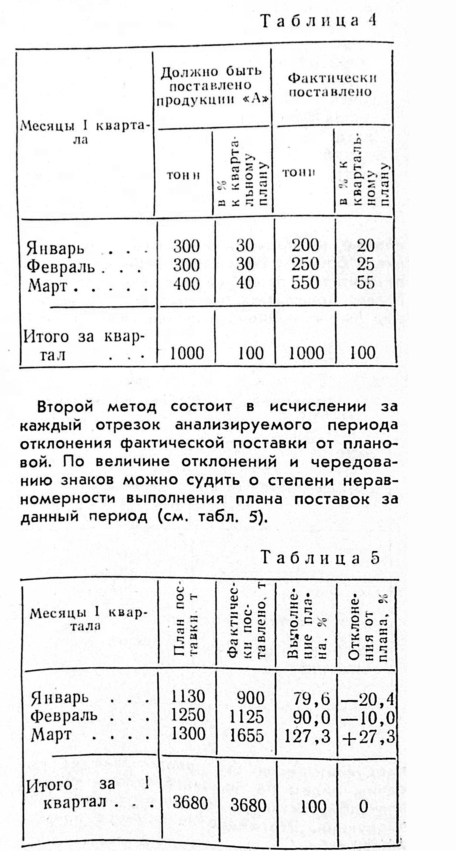
#> input picture ocr_utils/page_layout/tables/example_table_clean.jpg, 911 x 1702 px (shown at 1/2 size)
$ python -i glyphs.py   (imports and definitions only)
#> lines starting #> are read from the running program, lines starting #| are printed output that depends on the picture; after the words box and inside, x2 and y2 are one past the last pixel; in counts of white or black regions, pixels touching at a corner belong together
### ocr_utils/page_layout/orientation/detectors/ink_axis.py
"""Свой детектор: ось текста по сгущению глифов, знак — по выносным элементам.

ОСЬ. Компоненты связности размера глифа смыкаются по горизонтали и по вертикали (RLSA),
и сравнивается, вдоль какой оси получилось больше вытянутых «строк». Ключ здесь — отбор
компонент ПО РАЗМЕРУ до смыкания: полосы с боковой иллюстрацией сплошь состоят из длинных
штрихов чертежа, и без отбора смыкание цеплялось бы за них, а не за подпись. На разведке
по четырём известным боковым и четырём обычным полосам мера дала 1.000 в нужную сторону
на всех восьми.

ЗНАК. Ось не отличает 0 от 180 и 90 от 270 — для этого берётся модель выносных элементов
(Leptonica ``pixOrientDetect``, DFKI Joost et al.): у строки текста краска распределена
поперёк неравномерно, потому что верхние и нижние выносные встречаются с разной частотой.
Сама Leptonica сюда не годится (нужен 1 bpp, обучена на латинице, питоновских биндингов
нет), поэтому признак считается свой и калибруется по кириллице — см. UPRIGHT_ASYMMETRY.

Знак — слабое место: он меряет тонкую асимметрию там, где ось меряет грубую геометрию.
Поэтому при слабой асимметрии детектор честно поднимает ``axis_only`` и отдаёт решение
о стороне другим, а не выдаёт монетку за ответ.
"""

from __future__ import annotations

import cv2
import numpy as np

from ocr_utils.page_layout.orientation.detectors.base import Detector, Frame, Verdict, unknown

# Все размеры ниже — в пикселях копии 150 dpi (``Frame.gray150``), и рядом дан физический
# размер: детектор должен одинаково работать и на 600 dpi скане журнала, и на 300 dpi скане
# чего-то ещё, а привязка к долям кадра сломалась бы на первой же полосе другого формата.

# Размер глифа. 5 px при 150 dpi это 0.85 мм — примерно точка над «й» и запятая; 42 px это
# 7 мм, заметно больше кегля заголовка, но меньше высоты рамки таблицы.
GLYPH_MIN_PX = 5
GLYPH_MAX_PX = 42

# Компонента шире трёх максимальных высот глифа — это уже штрих чертежа или линейка, а не
# буква и не слипшееся слово.
GLYPH_MAX_WIDTH_PX = GLYPH_MAX_PX * 3

# Заполнение габаритного прямоугольника краской. Буква заполняет его хотя бы на 12%,
# длинная тонкая диагональ чертежа — заметно меньше.
GLYPH_MIN_FILL = 0.12

# Зазор смыкания RLSA: 8 px при 150 dpi это 1.35 мм — межсловный пробел кегля 10 пунктов.
# Больше — и смыкаются соседние колонки, меньше — и слова не собираются в строку.
RLSA_GAP_PX = 8

# Что считается «строкой» после смыкания: вытянута хотя бы вшестеро, толщиной не больше
# полутора кеглей заголовка и длиной хотя бы 60 px (1 см) — короче не бывает даже подпись.
LINE_ASPECT = 6.0
LINE_MAX_THICKNESS_PX = 45
LINE_MIN_LENGTH_PX = 60

# Меньше этой доли площади полосы, занятой «строками», — мерить нечего (фотография во всю
# полосу, пустая страница, чертёж вовсе без подписи). Замер: у обычной текстовой полосы
# пака-1 доля 0.17-0.19, у полосы с одной подписью вдоль края — сотые доли, поэтому порог
# стоит низко: он отсекает пустоту, а не малый текст.
MIN_LINE_INK_FRAC = 0.002

# Ниже этого перевеса одной оси над другой полоса считается неразличимой.
AXIS_MARGIN_THR = 0.25

# --- Знак поворота ---------------------------------------------------------
# Асимметрия краски поперёк строки: центр масс минус геометрический центр, в долях высоты
# строки, ось y вниз. Знак ЗАМЕРЕН на 400 случайных полосах пака-1 (395 из них с текстом,
# медиана 137 строк на полосу): у прямого текста медиана −0.0451, отрицательна на 99.7%
# полос; те же полосы, перевёрнутые на 180, дают +0.0447 и положительны на 99.7%.
#
# Знак именно такой, потому что в кириллице почти нет верхних выносных (одна «б»), зато
# нижних много — р, у, ф, д, ц, щ. Габарит строки тянется вниз, а масса краски остаётся
# в строчной высоте, то есть ВЫШЕ геометрического центра. Для латиницы, на которой обучена
# Leptonica, соотношение обратное — поэтому константа своя, а не взятая оттуда.
UPRIGHT_ASYMMETRY = -1.0

# Асимметрия слабее этой — считаем, что знак не определён. При 0.010 в замере выше решали
# 96.7% полос, и ни одна из них не решала неверно; при 0.030 решали бы 76.2% — запас, за
# который нечем платить.
ASYMMETRY_THR = 0.010

# Меньше этого числа строк — асимметрия считается по шуму, знак не определён.
MIN_LINES_FOR_SIGN = 4

# Число строк, начиная с которого асимметрии верим в полную силу. Обычная текстовая полоса
# пака-1 даёт 85-167 строк и асимметрию 0.036-0.075; полоса с боковой иллюстрацией — 10-30
# строк и 0.004-0.033, причём знак у неё врал на одной известной полосе из четырёх. То есть
# величина асимметрии сама по себе не говорит, можно ли ей верить, а число строк говорит,
# поэтому уверенность гасится именно по нему.
SIGN_FULL_LINES = 60


def glyph_mask(gray: np.ndarray) -> np.ndarray:
    """Маска компонент размера глифа: краска, отсеянная от штрихов чертежа и рамок."""
    _, ink = cv2.threshold(gray, 0, 255, cv2.THRESH_BINARY_INV | cv2.THRESH_OTSU)
    count, labels, stats, _ = cv2.connectedComponentsWithStats(ink, 8)
    if count <= 1:
        return np.zeros_like(ink)
    width = stats[:, cv2.CC_STAT_WIDTH]
    height = stats[:, cv2.CC_STAT_HEIGHT]
    area = stats[:, cv2.CC_STAT_AREA]
    keep = (
        (height >= GLYPH_MIN_PX)
        & (height <= GLYPH_MAX_PX)
        & (width >= 2)
        & (width <= GLYPH_MAX_WIDTH_PX)
        & (area >= GLYPH_MIN_FILL * width * height)
    )
    keep[0] = False  # нулевая метка — фон
    return np.where(keep[labels], np.uint8(255), np.uint8(0))


# [44 lines left out: functions _smear, line_boxes, ink_asymmetry, not called in this run]


def axis_confidence_of(axis_score: float) -> float:
    return min(1.0, abs(axis_score))


# [40 lines left out: function detect, not called in this run]


ALGORITHM = Detector(
    name="ink_axis",
    summary="своя мера: ось по смыканию глифов (RLSA), сторона по выносным элементам",
    stage="cpu",
    run=detect,
)

### ocr_utils/page_layout/orientation/detectors/base.py
"""Общий контракт детекторов ориентации.

Детекторы взаимозаменяемы: каждый получает подготовленный кадр (или пачку картинок, если
живёт на GPU) и отдаёт :class:`Verdict` в одной и той же шкале. Всё, что знает отчёт, —
это имя детектора и вердикт; как именно детектор считает, отчёту неизвестно.
"""

from __future__ import annotations

from dataclasses import dataclass, field
from pathlib import Path
from typing import Callable, Protocol, Sequence

import numpy as np

# Обозначения углов — из общего модуля: их делят с базой, CVAT и очисткой, и второй
# источник истины по соседству рано или поздно разошёлся бы с первым.
from ocr_utils.scan_markup.rotation import ROTATION_NAMES, ROTATIONS, rotate_cw  # noqa: E402,F401


@dataclass(frozen=True)
class Verdict:
    """Мнение одного детектора об одной полосе.

    ``rotate_cw`` — на сколько повернуть ПО ЧАСОВОЙ, чтобы стало прямо.
    ``confidence`` — приведённая к 0..1 уверенность; у разных детекторов она получается из
    разных величин (уверенность OSD, softmax сети, отрыв от второго места), и сравнивать её
    между детекторами напрямую нельзя — только внутри одного, для порога.
    ``axis_only`` — детектор различает лишь ОСЬ текста (книжная против боковой), а знак
    поворота выдумывать не берётся. Тогда ``rotate_cw`` равен 0 или 90, и 90 читается как
    «повёрнута, сторона неизвестна».
    """

    rotate_cw: int
    confidence: float
    axis_only: bool = False
    metrics: dict[str, float] = field(default_factory=dict)
    note: str = ""

    def __post_init__(self) -> None:
        if self.rotate_cw not in ROTATIONS:
            raise ValueError(f"rotate_cw={self.rotate_cw}, а бывает только {ROTATIONS}")

    @property
    def rotated(self) -> bool:
        return self.rotate_cw != 0


# [7 lines left out: function unknown, not called in this run]


@dataclass
class Frame:
    """Подготовленная полоса: один раз разжата, дальше её делят все CPU-детекторы.

    Два масштаба нужны обоим tesseract-детекторам: на разведке 300 dpi и 150 dpi ловили
    РАЗНЫЕ полосы из четырёх известных, и объединение масштабов дало все четыре.
    """

    rel_path: str
    path: Path
    width: int  # размеры исходника, не рабочей копии
    height: int
    dpi: int
    gray150: np.ndarray
    gray300: np.ndarray

    # Какие повороты вообще рассматривать. Сужать этот набор — самый дешёвый способ поднять
    # точность: неверный ответ, которого нет в наборе, не может быть дан в принципе. Для
    # пака-1 хватает (0, 90) — все 42 размеченные боковые полосы требуют поворота по часовой,
    # что и понятно: широкие рисунки в советских изданиях ставили одинаково. Заодно вдвое
    # дешевле обходится арбитр: два прогона распознавания вместо четырёх.
    allowed: tuple[int, ...] = ROTATIONS


class BatchDetector(Protocol):
    """GPU-детектор: модель грузится лениво, вход — пачка картинок."""

    def __call__(self, images: Sequence["object"]) -> list[Verdict]: ...


def _always() -> bool:
    return True


@dataclass(frozen=True)
class Detector:
    """Запись в реестре детекторов.

    ``stage`` разводит два способа исполнения, и это не украшательство: CPU-детекторы едут
    в пул процессов, а GPU-детекторы обязаны остаться в родителе — видеопамять одна на всех
    (см. CLAUDE.md и ``scan_markup/detection/run.py``).

    ``arbiter`` — детектор слишком дорог для всего пака и запускается только по кандидатам,
    которых отметили быстрые.
    """

    name: str
    summary: str
    stage: str  # "cpu" | "gpu"
    run: Callable[[Frame], Verdict] | None = None
    make_batch: Callable[[], BatchDetector] | None = None
    arbiter: bool = False
    available: Callable[[], bool] = _always

    def __post_init__(self) -> None:
        if self.stage not in ("cpu", "gpu"):
            raise ValueError(f"stage={self.stage!r}, а бывает 'cpu' или 'gpu'")
        if self.stage == "cpu" and self.run is None:
            raise ValueError(f"{self.name}: CPU-детектору нужен run")
        if self.stage == "gpu" and self.make_batch is None:
            raise ValueError(f"{self.name}: GPU-детектору нужен make_batch")

### ocr_utils/scan_cropping/v2/glyphs.py
"""Своя печать кадра по глифам: сгустки глифов цепочкой (строки) с зазором — защита от закраса и затравки сегментации."""

from __future__ import annotations

import cv2
import numpy as np

from ocr_utils.page_layout.orientation.detectors.ink_axis import LINE_MAX_THICKNESS_PX, RLSA_GAP_PX, glyph_mask

# Зазор вокруг своей печати, px рабочего масштаба ``finger_protect`` (½ входа). Калибровка — превью газет ЭГ
# (~5 px/мм на рабочем масштабе): 10 px ≈ 2 мм бумаги (``research/newspaper_crop``).
GUARD_PX = 10
# Окно и сдвиг адаптивного порога краски на рабочем масштабе (~три строки текста), уровни серого.
INK_BLOCK, INK_OFFSET = 31, 18
# Смыкание своей печати в сплошные колонки перед раздутием, px рабочего масштаба: край зазора идёт гладко по краю
# колонки, а не по каждой букве.
CLOSE_PX = 41
# Наименьшее число глифов в сгустке, который считается печатью: слово из трёх букв — уже печать.
FINGER_MIN_GLYPHS = 3
# Масштаб, на котором считается защита для кадров подшивок: ``finger_protect`` калиброван на превью ЭГ (~190 dpi,
# внутри ещё ½), кадры МТО 1990 ~350 dpi — уменьшаем вдвое, чтобы глифы были того же размера в px.
GLYPH_SCALE = 0.5
# Зазор маски «своей печати» (вход сегментации фона и бумаги), px масштаба ``finger_protect`` (¼ кадра).
CONTENT_GUARD_PX = 3
# Доля кадра, в которой хранится маска своей печати (как кэш стенда ``research/bound_volumes``: ¼ кадра).
CONTENT_SCALE = 0.25


def guard_mask(own: np.ndarray, guard_px: int = GUARD_PX, close_px: int = CLOSE_PX) -> np.ndarray:
    """Зазор: своя печать, сомкнутая в колонки и раздутая на ``guard_px``.

    Args:
        own: Маска своей печати (bool или 0/1).
        guard_px: Ширина зазора, px рабочего масштаба.
        close_px: Окно смыкания (прямоугольник), px; 0 — без смыкания.

    Returns:
        Булева маска зазора.
    """
    m = own.astype(np.uint8)
    if close_px > 0:
        # Смыкание прямоугольником склеивает буквы и строки колонки в один сгусток.
        m = cv2.morphologyEx(m, cv2.MORPH_CLOSE, cv2.getStructuringElement(cv2.MORPH_RECT, (close_px, close_px)))
    # Раздутие эллипсом на ширину зазора.
    k = cv2.getStructuringElement(cv2.MORPH_ELLIPSE, (2 * guard_px + 1, 2 * guard_px + 1))
    return cv2.dilate(m, k) > 0


def finger_protect(rgb: np.ndarray, guard_px: int = GUARD_PX) -> np.ndarray:
    """Защита печати от закраса пальцев: глифы, стоящие цепочкой, по всему кадру с зазором, в размере кадра.

    Берутся компоненты размера глифа (``ink_axis.glyph_mask`` по адаптивной краске), смыкаются вдоль и поперёк,
    и охраняются тонкие сгустки не меньше :data:`FINGER_MIN_GLYPHS` глифов — одиночные тёмные пятна в тени пальца,
    мрамор торца крышки и доски пола (толстые неровные сгустки) не охраняются.

    Args:
        rgb: Кадр RGB (рабочий масштаб считается как ½ этого кадра).
        guard_px: Зазор у печати, px рабочего масштаба.

    Returns:
        Маска uint8 0/255 размера кадра.
    """
    h, w = rgb.shape[:2]
    shape = (h // 2, w // 2)
    # Адаптивная краска на рабочем масштабе: фон кадра неоднороден, глобальный порог не годится.
    gray = cv2.cvtColor(cv2.resize(rgb, (shape[1], shape[0]), interpolation=cv2.INTER_AREA), cv2.COLOR_RGB2GRAY)
    ink = cv2.adaptiveThreshold(gray, 255, cv2.ADAPTIVE_THRESH_MEAN_C, cv2.THRESH_BINARY_INV, INK_BLOCK, INK_OFFSET)
    # glyph_mask сам бинаризует Оцу по серому: подаём ему уже чистую краску (инвертированную в «чёрное на белом»).
    glyphs = glyph_mask(255 - ink)
    # Центры глифов: по ним считается, сколько глифов в каждом сгустке.
    _, _, _, centres = cv2.connectedComponentsWithStats(glyphs, connectivity=8)
    cx = np.clip(np.round(centres[1:, 0]).astype(int), 0, shape[1] - 1)
    cy = np.clip(np.round(centres[1:, 1]).astype(int), 0, shape[0] - 1)
    lines = np.zeros(shape, bool)
    # Строки каждой ориентации набора отдельно: смыкание вдоль оси, сгусток — строка, если в нём не меньше
    # FINGER_MIN_GLYPHS глифов и он тонкий по повёрнутому прямоугольнику (наклон строки не мешает).
    for kernel in (np.ones((1, RLSA_GAP_PX), np.uint8), np.ones((RLSA_GAP_PX, 1), np.uint8)):
        smeared = cv2.morphologyEx(glyphs, cv2.MORPH_CLOSE, kernel)
        count, labels = cv2.connectedComponents(smeared, connectivity=8)
        per_cluster = np.bincount(labels[cy, cx], minlength=count)
        # Пиксели сгустков, сгруппированные по метке (одна сортировка вместо маски на каждый сгусток).
        flat = labels.ravel()
        order = np.argsort(flat, kind="stable")
        bounds = np.r_[0, np.cumsum(np.bincount(flat, minlength=count))]
        keep = np.zeros(count, bool)
        for i in np.nonzero(per_cluster >= FINGER_MIN_GLYPHS)[0]:
            if i == 0:
                continue
            pix = order[bounds[i] : bounds[i + 1]]
            pts = np.c_[pix % shape[1], pix // shape[1]].astype(np.float32)
            (_, _), (rw, rh), _ = cv2.minAreaRect(pts)
            keep[i] = min(rw, rh) <= LINE_MAX_THICKNESS_PX
        lines |= keep[labels]
    own = (glyphs > 0) & lines
    guard = guard_mask(own, guard_px).astype(np.uint8) * 255
    return cv2.resize(guard, (w, h), interpolation=cv2.INTER_NEAREST)


# [37 lines left out: functions glyph_protect, content_mask, not called in this run]

>>> import cv2
>>> picture = cv2.cvtColor(cv2.imread('../../page_layout/tables/example_table_clean.jpg'), cv2.COLOR_BGR2RGB)
#> picture is the input picture: shape (1702, 911, 3); min 0, max 255, mean 234
>>> result = finger_protect(picture)
#> in finger_protect, `ink = cv2.adaptiveThreshold(gray, 255, cv2.ADAPTIVE_THRESH_MEAN_C, cv2..`:
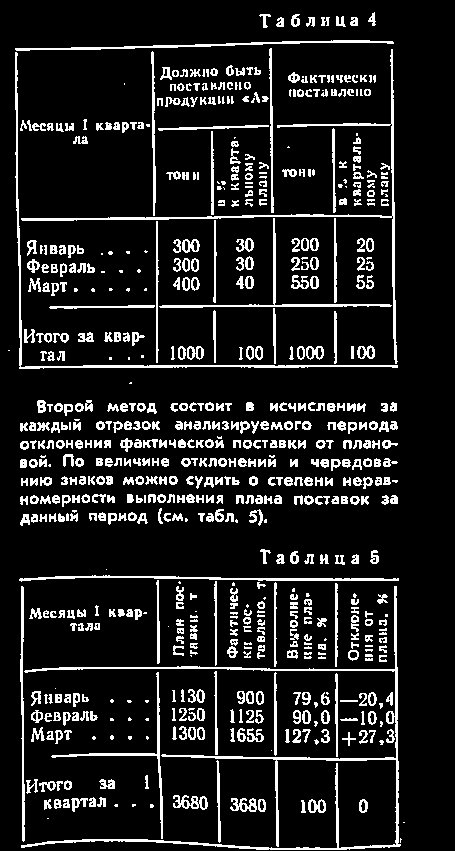
#> ink: shape (851, 455); 11.9% white in thin lines or dots, all inside (x1, y1, x2, y2) = (8, 12, 405, 850)
#> in glyph_mask, `count, labels, stats, _ = cv2.connectedComponentsWithStats(ink, 8)`:
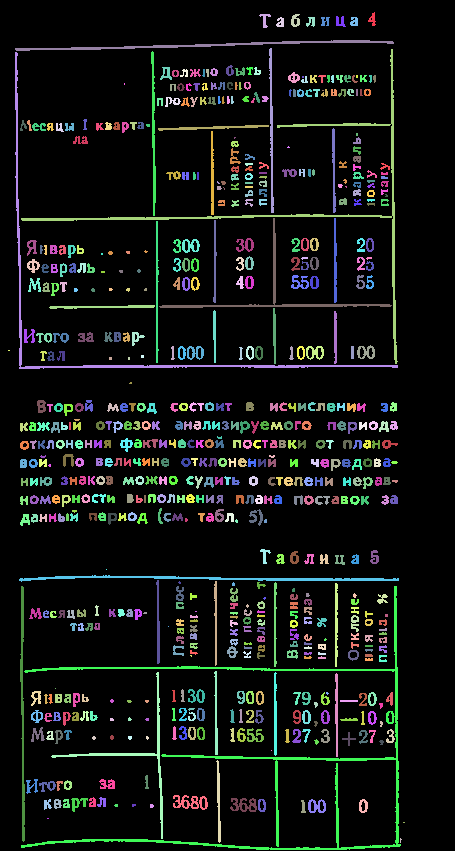
#> labels: shape (851, 455) int32; 711 distinct labels, from 0 to 710; one colour per label, 0 black
#> in glyph_mask, `count, labels, stats, _ = cv2.connectedComponentsWithStats(ink, 8)`: count = 711; stats = 711 rows, first 6: [0, 0, 455, 851, 341224], [368, 12, 8, 14, 56], [259, 14, 12, 14, 66], [291, 14, 9, 13, 76], [276, 17, 8, 10, 56], [306, 17, 9, 10, 56]
#> in glyph_mask, `width = stats[:, cv2.CC_STAT_WIDTH]`: width = 711 values, max 455 at index 0, min 1 at index 39, mean 11.63
#> in glyph_mask, `height = stats[:, cv2.CC_STAT_HEIGHT]`: height = 711 values, max 851 at index 0, min 1 at index 63, mean 13.71
#> in glyph_mask, `area = stats[:, cv2.CC_STAT_AREA]`: area = 711 values, max 341224 at index 0, min 1 at index 491, mean 544.6
#> in glyph_mask, `return np.where(keep[labels], np.uint8(255), np.uint8(0))`:
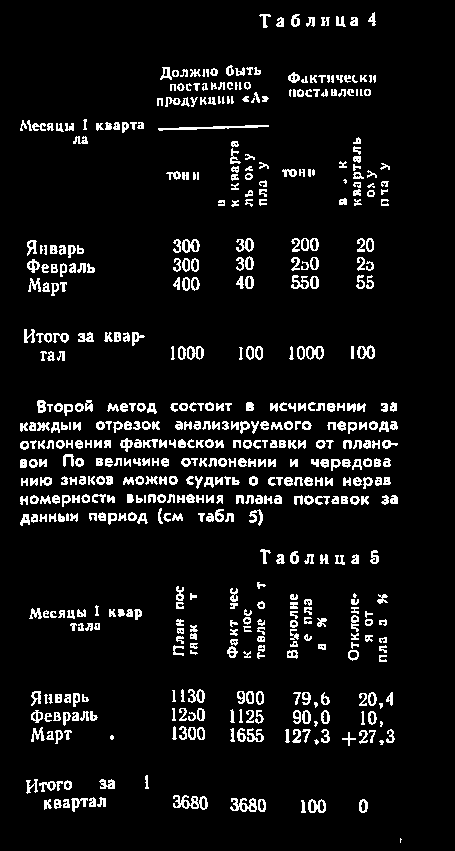
#> returned value: shape (851, 455); 7.5% white in thin lines or dots, all inside (x1, y1, x2, y2) = (20, 12, 402, 843)
#> in finger_protect, `_, _, _, centres = cv2.connectedComponentsWithStats(glyphs, connectivi..`: centres = 576 pairs, first value 22.81 to 400.2, second value 19 to 839.8
#> in finger_protect, `cx = np.clip(np.round(centres[1:, 0]).astype(int), 0, shape[1] - 1)`: cx = 575 values, max 400 at index 574, min 23 at index 69, mean 216.5
#> in finger_protect, `cy = np.clip(np.round(centres[1:, 1]).astype(int), 0, shape[0] - 1)`: cy = 575 values, max 840 at index 574, min 19 at index 0, mean 427.7
#> the loop in finger_protect, `for kernel in (np.ones((1, RLSA_GAP_PX), np.uint8), np.ones((RLSA_GAP_..` made 2 passes
#> count on passes 1 to 2: 158, 418
#> pass 1, in finger_protect, `count, labels = cv2.connectedComponents(smeared, connectivity=8)`:
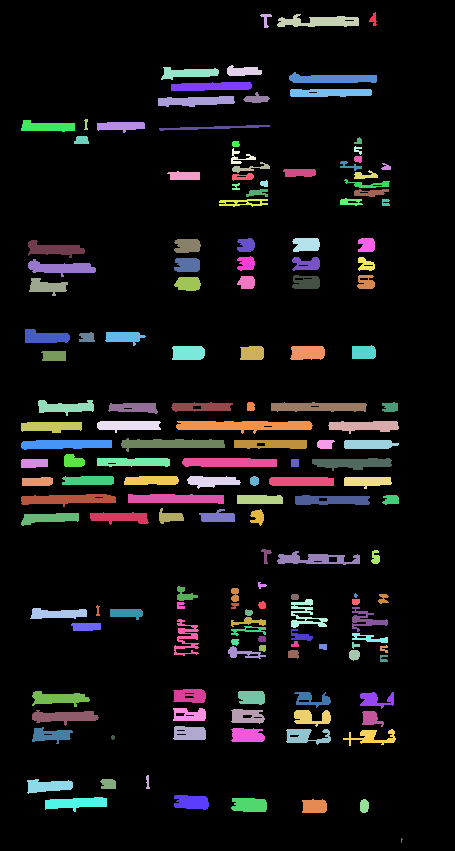
#> labels: shape (851, 455) int32; 158 distinct labels, from 0 to 157; one colour per label, 0 black
#> after the loop in finger_protect, `for kernel in (np.ones((1, RLSA_GAP_PX), np.uint8), np.ones((RLSA_GAP_..`:
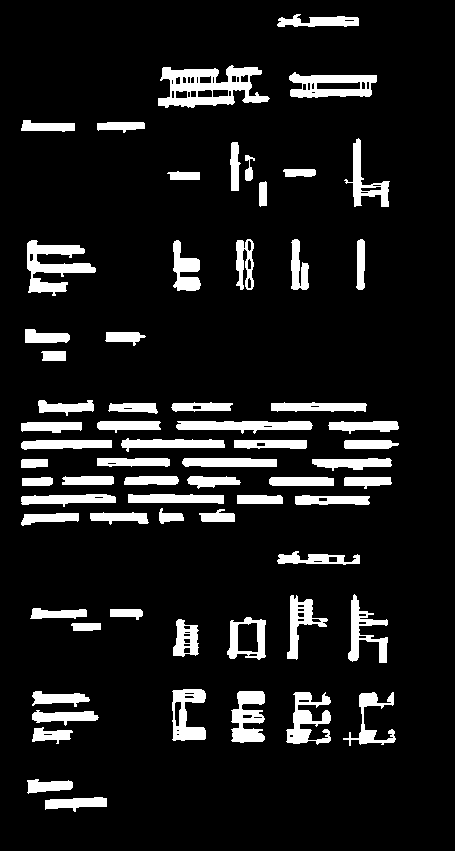
#> lines: shape (851, 455) bool; 10.7% white; 66 white regions, largest, box (x1, y1, x2, y2) and area: (158, 65, 270, 108) 2515, (27, 240, 96, 296) 1702, (289, 72, 377, 98) 1404
#> in guard_mask, `m = cv2.morphologyEx(m, cv2.MORPH_CLOSE, cv2.getStructuringElement(cv2..`:
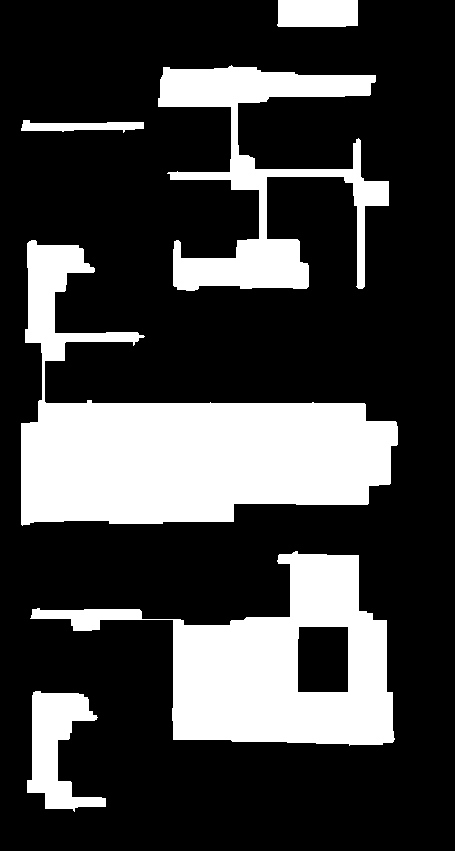
#> m: shape (851, 455); values 0 (black) and 1 (white), 25.7% white; 6 white regions, box (x1, y1, x2, y2) and area: (21, 240, 398, 526) 45604, (30, 551, 395, 746) 29434, (158, 65, 389, 291) 16698, (27, 691, 106, 812) 4781, (277, 0, 358, 27) 2150, (21, 120, 144, 133) 964
#> in finger_protect, `return cv2.resize(guard, (w, h), interpolation=cv2.INTER_NEAREST)`:
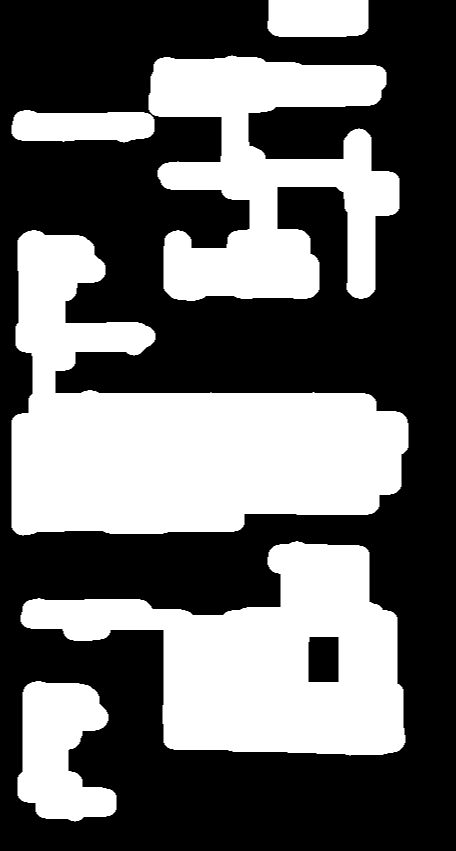
#> returned value: shape (1702, 911) (shown at 1/2 size); 40.5% white; 6 white regions, box (x1, y1, x2, y2) and area: (23, 460, 817, 1072) 246956, (41, 1082, 811, 1512) 172244, (297, 110, 799, 602) 140096, (35, 1362, 233, 1644) 38036, (23, 220, 309, 286) 15640, (535, 0, 737, 74) 14532
